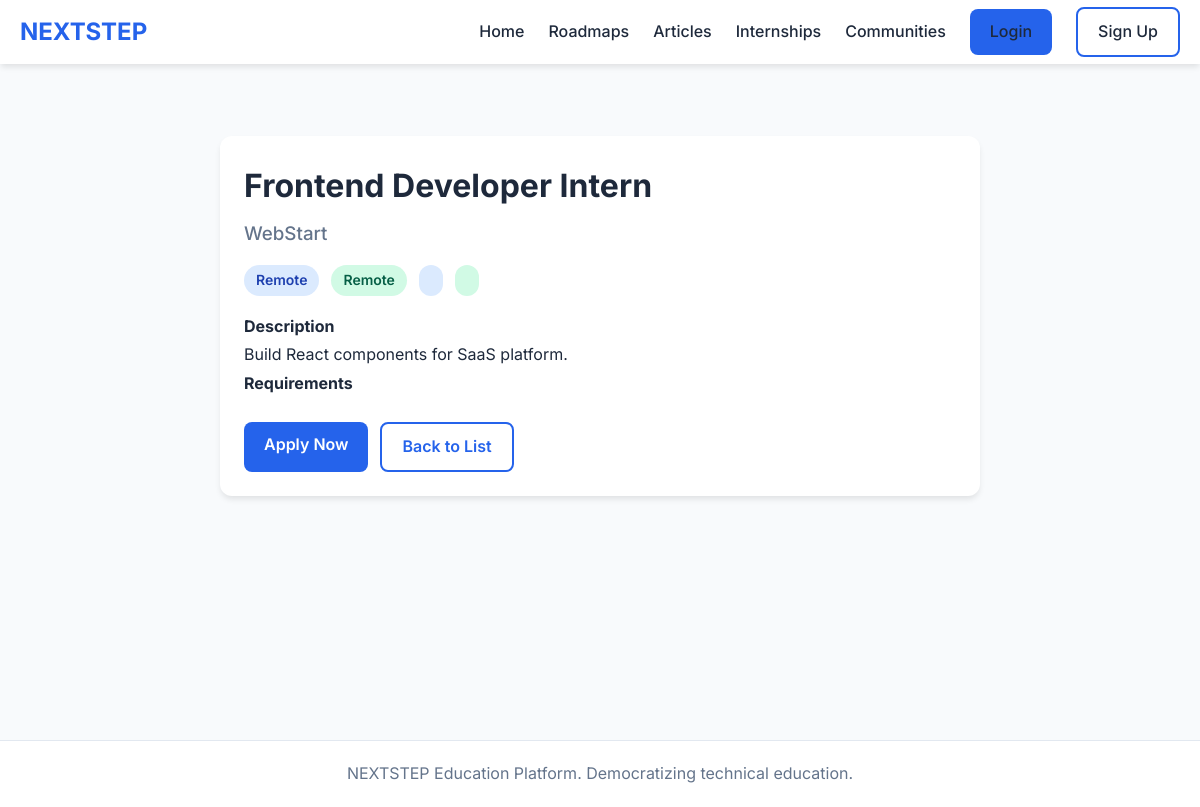
Screenshot of /internships/2/ with the database file from the repository.
### internships/models.py (models this page shows, shortened)
class Internship(models.Model):
    title = models.CharField(max_length=200)
    company = models.CharField(max_length=200)
    description = models.TextField()
    location = models.CharField(max_length=100, blank=True)
    is_remote = models.BooleanField(default=False)
    posted_by = models.ForeignKey(User, on_delete=models.CASCADE, related_name='posted_internships')
    created_at = models.DateTimeField(auto_now_add=True)
    deadline = models.DateField(null=True, blank=True)
    is_active = models.BooleanField(default=True)
    class Meta:
        ordering = ['-created_at']

### internships/views.py (the view)
# urls.py: path('<int:pk>/', views.internship_detail, name='internship_detail'),
def internship_detail(request, pk):
    internship = get_object_or_404(Internship, pk=pk, is_active=True)
    has_applied = False
    if request.user.is_authenticated:
        has_applied = Application.objects.filter(internship=internship, applicant=request.user).exists()
    return render(request, 'internships/detail.html', {
        'internship': internship,
        'has_applied': has_applied,
    })

### templates/internships/detail.html (shortened to what this page needs)
{% extends 'base.html' %}
{% block content %}
<div class="container" style="max-width: 800px; margin-top: 32px;">
    <div class="card">
        <h1 style="margin-bottom: 8px;">{{ internship.title }}</h1>
        <h3 style="color: var(--text-light); font-weight: 500;">{{ internship.company }}</h3>
        <div style="display: flex; gap: 12px; margin: 16px 0; flex-wrap: wrap;">
            <span class="tag tag-verified">{{ internship.location }}</span>
            <span class="tag {% if internship.is_remote %}tag-free{% else %}tag-paid{% endif %}">
                {% if internship.is_remote %}Remote{% else %}On-site{% endif %}
            </span>
            <span class="tag tag-verified">{{ internship.duration }}</span>
            <span class="tag tag-free">{{ internship.stipend }}</span>
        </div>
        <div style="line-height: 1.8; margin-bottom: 24px;">
            <h4>Description</h4>
            <p>{{ internship.description|linebreaks }}</p>
            <h4>Requirements</h4>
        </div>
        <div style="display: flex; gap: 12px;">
            <a href="{% url 'apply_internship' internship.pk %}" class="btn btn-primary">Apply Now</a>
            <a href="{% url 'internship_list' %}" class="btn btn-outline">Back to List</a>
        </div>
    </div>
</div>
{% endblock %}

### static/css/style.css (style rules this page uses)
:root { --primary: #2563eb; --primary-dark: #1d4ed8; --secondary: #10b981; --danger: #ef4444; --warning: #f59e0b; --bg: #f8fafc; --card-bg: #ffffff; --text: #1e293b; --text-light: #64748b; --border: #e2e8f0; --shadow: 0 4px 6px -1px rgba(0, 0, 0, 0.1); --radius: 12px; }
* { margin: 0; padding: 0; box-sizing: border-box; }
body { font-family: 'Inter', sans-serif; background-color: var(--bg); color: var(--text); line-height: 1.6; }
.container { max-width: 1200px; margin: 0 auto; padding: 0 20px; }
.btn { display: inline-block; padding: 10px 20px; border-radius: 8px; font-weight: 600; text-decoration: none; cursor: pointer; border: none; transition: all 0.2s; }
.btn-primary { background: var(--primary); color: white; }
.btn-outline { border: 2px solid var(--primary); color: var(--primary); background: transparent; }
.card { background: var(--card-bg); border-radius: var(--radius); box-shadow: var(--shadow); padding: 24px; margin-bottom: 20px; }
.tag { display: inline-block; padding: 4px 12px; border-radius: 20px; font-size: 0.875rem; font-weight: 600; }
.tag-free { background: #d1fae5; color: #065f46; }
.tag-verified { background: #dbeafe; color: #1e40af; }

### rows the page displays
Internship: title "Frontend Developer Intern", company "WebStart", location "Remote", description "Build React components for SaaS platform."
